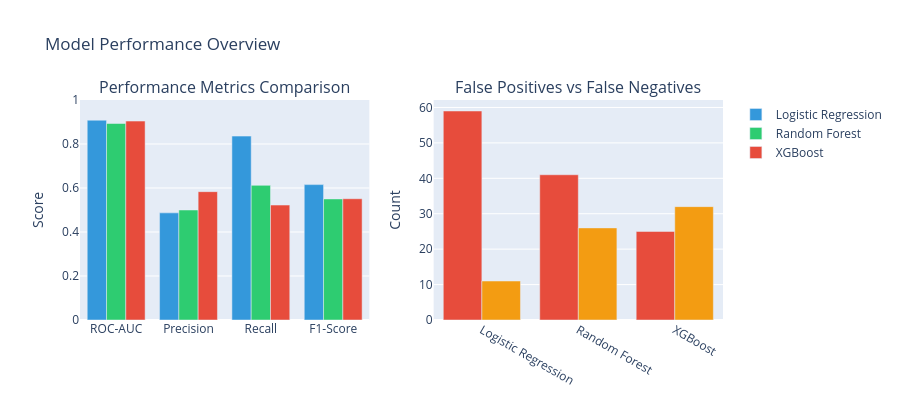

Here is the notebook cell this chart was saved with:
### Code cell
# Create comparison visualization
fig = make_subplots(
    rows=1, cols=2,
    subplot_titles=('Performance Metrics Comparison', 'False Positives vs False Negatives'),
    specs=[[{'type': 'bar'}, {'type': 'bar'}]]
)

# Metrics comparison
metrics = ['ROC-AUC', 'Precision', 'Recall', 'F1-Score']
colors = ['#3498db', '#2ecc71', '#e74c3c']
for i, model in enumerate(comparison_df['Model']):
    fig.add_trace(
        go.Bar(name=model, x=metrics, y=comparison_df.loc[i, metrics].values,
               marker_color=colors[i], showlegend=True),
        row=1, col=1
    )

# Error comparison
fig.add_trace(
    go.Bar(name='False Positives (Cost $)', x=comparison_df['Model'],
           y=comparison_df['False Positives'], marker_color='#e74c3c', showlegend=False),
    row=1, col=2
)
fig.add_trace(
    go.Bar(name='False Negatives (Lost $)', x=comparison_df['Model'],
           y=comparison_df['False Negatives'], marker_color='#f39c12', showlegend=False),
    row=1, col=2
)

fig.update_layout(height=400, barmode='group', title_text='Model Performance Overview')
fig.update_yaxes(title_text='Score', range=[0, 1], row=1, col=1)
fig.update_yaxes(title_text='Count', row=1, col=2)
fig.show()

### Figure 1 — Plotly figure (JSON) as saved in the notebook; plotly's stock layout.template omitted (floating-point values rounded to 4 significant figures)
{"data": [{"marker": {"color": "#3498db"}, "name": "Logistic Regression", "showlegend": true, "x": ["ROC-AUC", "Precision", "Recall", "F1-Score"], "y": [0.9082, 0.487, 0.8358, 0.6154], "type": "bar", "xaxis": "x", "yaxis": "y"}, {"marker": {"color": "#2ecc71"}, "name": "Random Forest", "showlegend": true, "x": ["ROC-AUC", "Precision", "Recall", "F1-Score"], "y": [0.8931, 0.5, 0.6119, 0.5503], "type": "bar", "xaxis": "x", "yaxis": "y"}, {"marker": {"color": "#e74c3c"}, "name": "XGBoost", "showlegend": true, "x": ["ROC-AUC", "Precision", "Recall", "F1-Score"], "y": [0.9041, 0.5833, 0.5224, 0.5512], "type": "bar", "xaxis": "x", "yaxis": "y"}, {"marker": {"color": "#e74c3c"}, "name": "False Positives (Cost $)", "showlegend": false, "x": ["Logistic Regression", "Random Forest", "XGBoost"], "y": [59, 41, 25], "type": "bar", "xaxis": "x2", "yaxis": "y2"}, {"marker": {"color": "#f39c12"}, "name": "False Negatives (Lost $)", "showlegend": false, "x": ["Logistic Regression", "Random Forest", "XGBoost"], "y": [11, 26, 32], "type": "bar", "xaxis": "x2", "yaxis": "y2"}], "layout": {"xaxis": {"anchor": "y", "domain": [0.0, 0.45]}, "yaxis": {"anchor": "x", "domain": [0.0, 1.0], "title": {"text": "Score"}, "range": [0, 1]}, "xaxis2": {"anchor": "y2", "domain": [0.55, 1.0]}, "yaxis2": {"anchor": "x2", "domain": [0.0, 1.0], "title": {"text": "Count"}}, "annotations": [{"font": {"size": 16}, "showarrow": false, "text": "Performance Metrics Comparison", "x": 0.225, "xanchor": "center", "xref": "paper", "y": 1.0, "yanchor": "bottom", "yref": "paper"}, {"font": {"size": 16}, "showarrow": false, "text": "False Positives vs False Negatives", "x": 0.775, "xanchor": "center", "xref": "paper", "y": 1.0, "yanchor": "bottom", "yref": "paper"}], "title": {"text": "Model Performance Overview"}, "height": 400, "barmode": "group"}}
